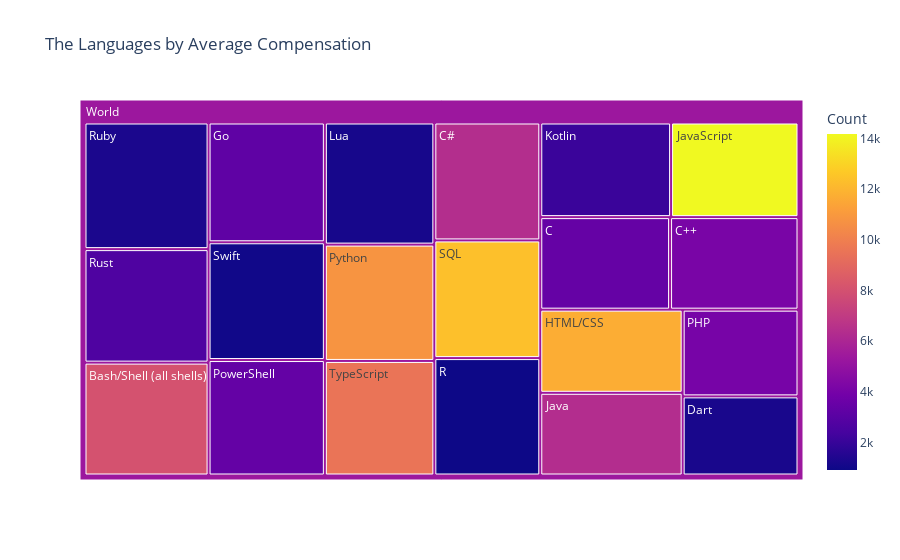

Write notebook code for a chart like this one.
### Markdown cell above
The bar chart shows the languages most respondents are interested in working with in the future, with Python topping the list alongside SQL and JavaScript, and TypeScript seeing a notable increase. This suggests the market is poised for significant changes in the future.

### Code cell
# Convert each language in the list into its own row
languages_salary=exploding(
                        data=df[['LanguageHaveWorkedWith','ConvertedCompYearly']],
                        column='LanguageHaveWorkedWith',
                        separated=';'
                    )

# Group the data by languages 
# and count the average compensation
group_avg=(
    languages_salary.groupby(by=['LanguageHaveWorkedWith'])['ConvertedCompYearly']
    .mean()
    .reset_index(name='Avg_Compensation')
    .sort_values('Avg_Compensation')
)

# Group the data by languages 
# count records corresponding to each language
# select top 10 languages with high number of rows
group_count=(
    languages_salary.groupby(by=['LanguageHaveWorkedWith'])
    .size()
    .reset_index(name='Count')
    .sort_values('Count',ascending=False)
).head(20)

# Inner join group_count,group_avg
languages_salary=pd.merge(group_count,group_avg,
                          on='LanguageHaveWorkedWith',
                          how='inner'
                          )
# display the treemap
treemap(
    data=languages_salary,
    path=['LanguageHaveWorkedWith'],
    values='Avg_Compensation',
    color='Count',
    title='The Languages by Average Compensation'

)

### Figure 1 — Plotly figure (JSON) as saved in the notebook; plotly's stock layout.template omitted (floating-point values rounded to 4 significant figures)
{"data": [{"branchvalues": "total", "customdata": [[14180.0], [12360.0], [11700.0], [10800.0], [9534.0], [8060.0], [6375.0], [6343.0], [4115.0], [4040.0], [3426.0], [3378.0], [3234.0], [2698.0], [2071.0], [1260.0], [1220.0], [1172.0], [1008.0], [907.0], [5334.0]], "domain": {"x": [0, 1], "y": [0, 1]}, "hovertemplate": "labels=%{label}<br>Avg_Compensation=%{value}<br>parent=%{parent}<br>id=%{id}<br>Count=%{color}<extra></extra>", "ids": ["World/JavaScript", "World/SQL", "World/HTML/CSS", "World/Python", "World/TypeScript", "World/Bash/Shell (all shells)", "World/C#", "World/Java", "World/C++", "World/PHP", "World/C", "World/PowerShell", "World/Go", "World/Rust", "World/Kotlin", "World/Ruby", "World/Dart", "World/Lua", "World/Swift", "World/R", "World"], "labels": ["JavaScript", "SQL", "HTML/CSS", "Python", "TypeScript", "Bash/Shell (all shells)", "C#", "Java", "C++", "PHP", "C", "PowerShell", "Go", "Rust", "Kotlin", "Ruby", "Dart", "Lua", "Swift", "R", "World"], "marker": {"coloraxis": "coloraxis", "colors": [14180.0, 12360.0, 11700.0, 10800.0, 9534.0, 8060.0, 6375.0, 6343.0, 4115.0, 4040.0, 3426.0, 3378.0, 3234.0, 2698.0, 2071.0, 1260.0, 1220.0, 1172.0, 1008.0, 907.0, 5334.0]}, "name": "", "parents": ["World", "World", "World", "World", "World", "World", "World", "World", "World", "World", "World", "World", "World", "World", "World", "World", "World", "World", "World", "World", ""], "type": "treemap", "values": [69490.0, 71860.0, 68250.0, 73420.0, 72300.0, 80730.0, 72020.0, 67880.0, 68530.0, 57900.0, 69260.0, 77410.0, 80300.0, 81190.0, 71350.0, 90570.0, 52840.0, 77060.0, 78950.0, 71710.0, 1453000.0]}], "layout": {"coloraxis": {"colorbar": {"title": {"text": "Count"}}, "colorscale": [[0, "#0d0887"], [0.1111, "#46039f"], [0.2222, "#7201a8"], [0.3333, "#9c179e"], [0.4444, "#bd3786"], [0.5556, "#d8576b"], [0.6667, "#ed7953"], [0.7778, "#fb9f3a"], [0.8889, "#fdca26"], [1, "#f0f921"]]}, "legend": {"tracegroupgap": 0}, "title": {"text": "The Languages by Average Compensation"}}}
